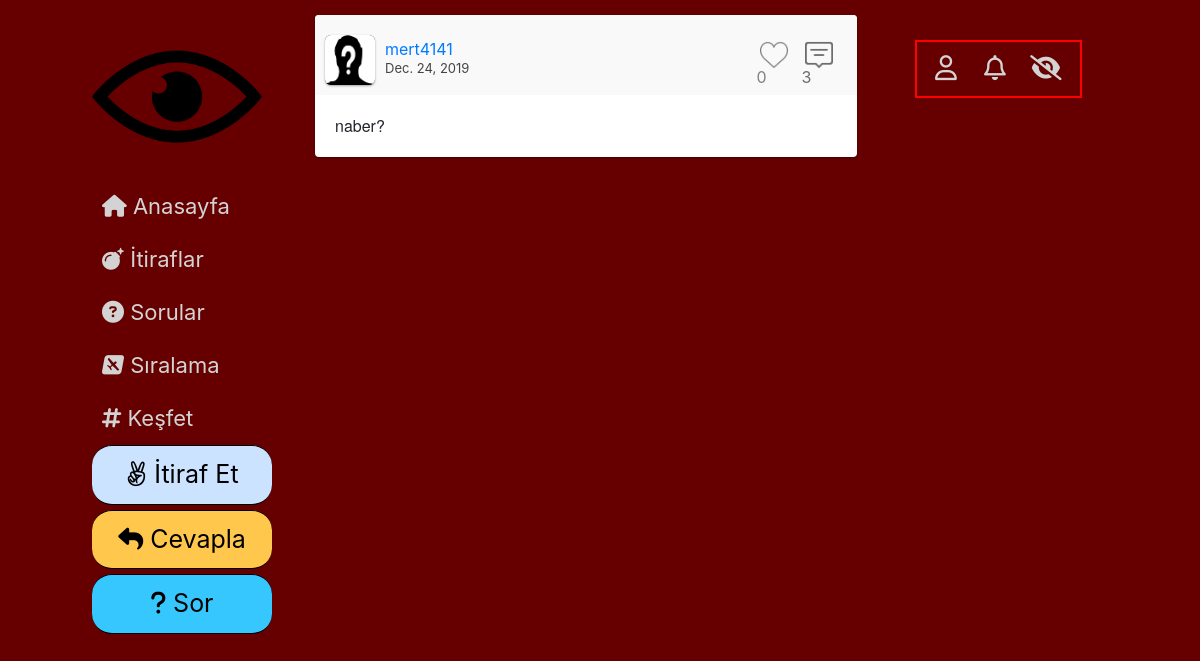
The page /sorular/ (signed in) on the database its author committed.
### website/models.py (models this page shows, shortened)
class Post(models.Model):
    Post_Type = (
        ('Post', 'Post'),
        ('Soru', 'Soru'),
        ('Yorum', 'Yorum')
    )
    Category = (
        ('Aşk', 'Aşk'),
        ('Dost Kazığı', 'Dost Kazığı'),
        ('Avcılar', 'Avcılar'),
        ('Civcivler', 'Civcivler'),
        ('Profesyonellik içerenler', 'Profesyonellik içerenler'),
        ('Diğer', 'Diğer')
    )
    publish_by = models.ForeignKey(UserProfile, on_delete=models.CASCADE)
    post_type = models.CharField(max_length=20, choices=Post_Type)
    category = models.CharField(max_length=50, choices=Category)
    publish_date = models.DateField()
    content = models.TextField(max_length=2000)
    likes = models.ManyToManyField(User, blank=True, related_name='post_likes')
    replycount = models.IntegerField(default=0)
    def get_reply_url(self):
        return f"/cevapla/{self.pk}/"
    def get_like_api_url(self):
        return f"/begen/api/{self.pk}/"

class UserProfile(models.Model):
    GENDER = (
        ('E', 'Erkek'),
        ('K', 'Kadın'),
    )
    FACULTY = (
        ('Mühendislik', 'Mühendislik'),
        ('Mimarlık', 'Mimarlık'),
        ('Fen-Edebiyat', 'Fen-Edebiyat'),
        ('İktisadi-İdari', 'İktisadi-İdari'),
        ('Güzel Sanatlar', 'Güzel Sanatlar')
    )
    gender = models.CharField(max_length=1, choices=GENDER)
    faculty = models.CharField(max_length=20, choices=FACULTY)
    birthdate = models.DateField()
    createdat = models.DateField()
    following = models.ManyToManyField('self', symmetrical=False, through='Follower_List')
    postCount = models.IntegerField(blank=True, null=True)
    point = models.IntegerField(default=0)
    user = models.ForeignKey(User, on_delete=models.CASCADE)
    def get_profile_url(self):
        return f"/profil/{self.pk}/"

### website/views.py (the view)
    def wrapper(request, *args, **kw):
        user = request.user
        if not user.is_authenticated:
            return redirect('login')
        else:
            return function(request, *args, **kw)

### website/views.py (called while the page is built)
def my_login_required(function):
    def wrapper(request, *args, **kw):
        user = request.user
        if not user.is_authenticated:
            return redirect('login')
        else:
            return function(request, *args, **kw)
    return wrapper

@my_login_required
def question_page(request):
    post_list = Post.objects.all().filter(post_type='Soru').order_by('-pk')
    content = {'post_list': post_list}
    return render(request, 'sorular.html', content)

### templates/sorular.html (shortened to what this page needs)
{% extends 'base.html' %}
{% block question %}
                             <li>
                                 <a href="{%  url 'questions' %}"  id="answer-question">
                                    <i class="fas fa-reply"></i>
                                    <span>Cevapla</span>
                                </a>
                            </li>
                            <li>
                                 <a href="{%  url 'send_question' %}"  id="ask-question">
                                    <i class="fas fa-question"></i>
                                    <span>Sor</span>
                                </a>
                            </li>
{% endblock %}
{% block content %}
            <div id="main-window">
                {% for post in post_list  %}
                {% include "classic-post.html" with post=post%}
                {% endfor %}
        </div>
{% endblock %}

### templates/classic-post.html (shortened to what this page needs)
{% load static %}
 <div class="post">
                    <div class="user">
                        <div class="user-img"> {% ifequal post.publish_by.gender 'E' %}
              <img src="{% static 'media/erkek.png' %}" alt="profil resmi">
          {% endifequal %}
          </div>
                        <div class="user-info">
                            <a href="{{ post.publish_by.get_profile_url }}"><div class="user-name">{{ post.publish_by.user.username }}</div></a>
                            <span class="post-date">{{post.publish_date}}</span>
                        </div>
                        <div class="actions">
                            {% if request.user in post.likes.all %}
                               <span> <a  data-href="{{ post.get_like_api_url }}"  data-likes={{ post.likes.count }} class="like_button">  <span class="like-red like-ch" > <div class="like-count">{{ post.likes.count }}</div></span> </a></span>
                            {% else %}
                              <span><a  data-href="{{ post.get_like_api_url }}"  data-likes={{ post.likes.count }} class="like_button"> <span class="no-like like-ch" id="like"><div class="like-count">{{ post.likes.count }}</div></span></a></span>
                            {% endif %}
                           <span id="comment-span"> <a href="{{ post.get_reply_url }}"><span class="comment" ><div id="comment-count"> {{ post.replycount }}</div> </span></a></span>
                        </div>
                    </div>
                    <div class="content">
                       {{ post.content }}
                    </div>
                </div>

### website/static/css/main.css (style rules this page uses)
#main-window { position: relative; left: 0; right: 0; width: 95%; }
#answer-question { width: 180px; font-size: 25px; text-align: center; margin-top: 5px; background-color: #ffc84d; color: black; border-top: 1px black solid; border-left: 2px black solid; border-bottom: 1px black solid; border-right: 2px black solid; border-radius: 20px; border-inline-color: red; border-inline: 1px; }
#ask-question { width: 180px; font-size: 25px; text-align: center; margin-top: 5px; background-color: #37c7ff; color: black; border-top: 1px black solid; border-left: 2px black solid; border-bottom: 1px black solid; border-right: 2px black solid; border-radius: 20px; border-inline-color: red; border-inline: 1px; }
.post { margin: 15px auto 10px; width: 100%; background: #fff; border-radius: 4px; box-shadow: 0 1px 3px rgba(0, 0, 0, 0.12), 0 1px 2px rgba(0, 0, 0, 0.24); transition: all 0.2s ease-in-out; overflow: hidden; }
.post .user { padding: 10px; position: relative; background: #f9f9f9; overflow: hidden; }
.post .user .user-img { margin-top: 10px; margin-right: 10px; width: 50px; height: 50px; float: left; border-radius: 6px; background: #444; box-shadow: 0 1px 3px rgba(0, 0, 0, 0.12), 0 1px 2px rgba(0, 0, 0, 0.24); overflow: hidden; }
.post .user .user-img img { position: relative; width: 100%; height: 100%; }
.post .user .user-info { padding-top: 15px; margin-right: 10px; width: calc(100% - 190px); height: 45px; line-height: 18px; float: left; color: #98d; }
.post .user .user-info .post-date { font-size: 13px; color: #444; }
.post .user .actions { float: right; margin-right: 10px }
.post .user .actions span { margin-right: 10px; width: 35px; height: 60px; float: left; display: block; cursor: pointer; overflow: hidden; background-size: 80%; background-position: 50% 50%; background-repeat: no-repeat; opacity: 0.75; transition: 0.25s opacity ease-in-out; }
#comment-count { text-decoration: none; color: black !important; }
.post .user .actions span:last-child { margin-right: 0; }
.no-like { background-image: url('/static/media/no_like.png'); }
.post .content { padding: 20px; font-size: 16px; line-height: 22px; font-family: 'Helvetica Neue'; overflow: hidden; }
.like-count { position: relative; padding-top: 40px; }
.comment { position: relative; padding-top: 40px; }
.mainmenu a { display: block; font-size: 22px; text-decoration: none; padding: 10px; color: #D3D3D3; }

### rows shown on the page
Post: publish_by.user.username "mert4141", publish_date "Dec. 24, 2019", likes.count "0", replycount "3", content "naber?"
